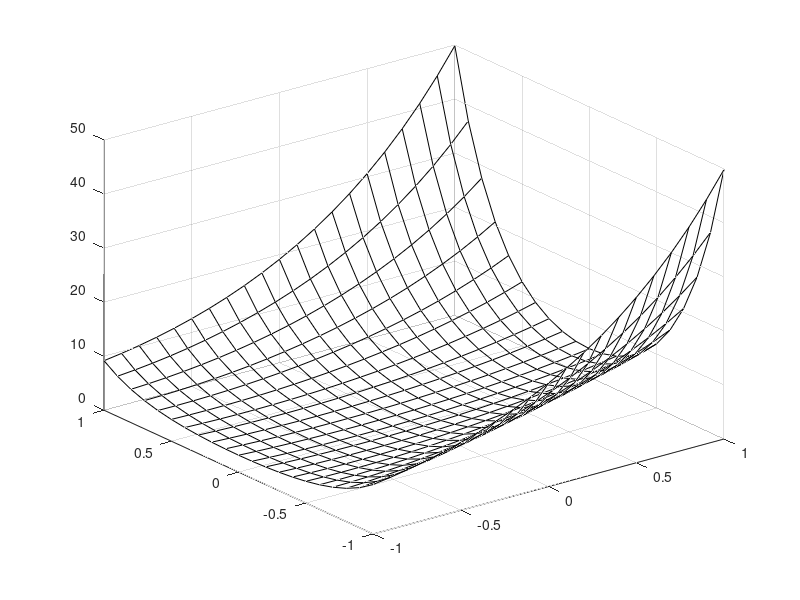

This figure's MATLAB source: (Note: this script raises an error after producing the figure.)
clear all
close all
clc
x=-1:0.1:1;
y=-1:0.1:1;

alpha=0.02;

[X Y] = meshgrid(x,y);
Z = exp(X+3.*Y-0.1)+exp(X-3.*Y-0.1)+exp(-X-0.1);

surf(X,Y,Z,'FaceAlpha','flat','AlphaDataMapping','scaled','AlphaData',gradient(Z))
hold on;
colormap(gray);
meshgrid off


x0 = zeros(1000,2);

%x0(1,:) = randint(1,2,10);
x0(1,:) = [1 1];
x0(1,:)
plot3(x0(1,1),x0(1,2), fd(x0),'m*','MarkerSize',20);

i=2;
while(1)
    pause
    % Gradient descent equation..
    x0(i,:) = x0(i-1,:) - alpha.*2.*(x0(i-1,:));
    x0(i,:)
    plot3(x0(i,1),x0(i,2),(x0(i,1).^2 + x0(i,2).^2),'m*','MarkerSize',20)
    i=i+1;    
end